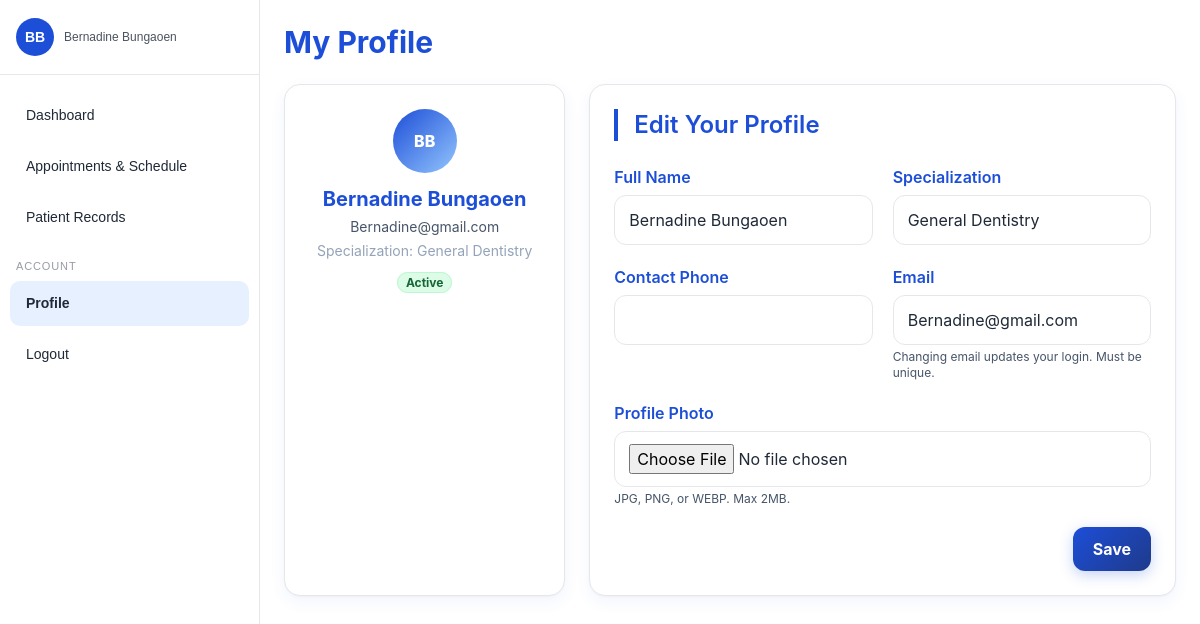
The app's page /dentist_profile.php (signed in) with its own data.
### tables this page shows
CREATE TABLE `tbl_dentist` (
  `Dentist_id` int(11) NOT NULL,
  `Name` varchar(255) NOT NULL,
  `Specialization` varchar(255) DEFAULT NULL,
  `Email` varchar(255) DEFAULT NULL,
  `Password` varchar(100) NOT NULL,
  `Phone` varchar(11) NOT NULL,
  `Clinic_schedule` varchar(100) NOT NULL,
  `Photo_url` varchar(200) DEFAULT NULL,
  `Status` varchar(50) NOT NULL DEFAULT '(Active,Enactive)',
  `is_active` tinyint(1) NOT NULL DEFAULT 1
);

### dentist_profile.php (the view, shortened to what this page needs)
<?php
$dentistId = (int)($_SESSION['dentist_id'] ?? 0);
$dentistEmail = (string)($_SESSION['dentist_email'] ?? '');
if (isset($conn)) {
  $conn->query("CREATE TABLE IF NOT EXISTS tbl_dentist (
    Dentist_id INT AUTO_INCREMENT PRIMARY KEY,
    Name VARCHAR(255),
    Email VARCHAR(255) UNIQUE,
    Password VARCHAR(255),
    Specialization VARCHAR(100) NULL,
    Phone VARCHAR(20) NULL,
    Photo_Url VARCHAR(255) NULL,
    is_active TINYINT(1) NOT NULL DEFAULT 1,
    Created_At TIMESTAMP DEFAULT CURRENT_TIMESTAMP
  ) ENGINE=InnoDB");
}
$profile = [
  'Name' => $_SESSION['dentist_name'] ?? '',
  'Email' => $dentistEmail,
  'Specialization' => 'General Dentistry',
  'Phone' => '',
  'Photo_Url' => '',
  'is_active' => 1,
];
if (isset($conn)) {
  if ($dentistId > 0) {
    $stmt = $conn->prepare('SELECT Name, Email, Specialization, Phone, Photo_Url, COALESCE(is_active,1) AS is_active FROM tbl_dentist WHERE Dentist_id = ? LIMIT 1');
    if ($stmt) { $stmt->bind_param('i', $dentistId); $stmt->execute(); $res = $stmt->get_result(); if ($row = $res->fetch_assoc()) { $profile = array_merge($profile, $row); } $stmt->close(); }
  }
}
?>
<!DOCTYPE html>
<html lang="en">
<head>
  <script src="https://cdn.tailwindcss.com"></script>
  <link rel="stylesheet" href="dentists.css" />
</head>
<body>
  <div class="flex min-h-screen">
    <?php include 'dentist_sidebar.php'; ?>
    <main class="flex-1 p-6 space-y-6 dentist-main">
      <h1 class="text-3xl font-bold">My Profile</h1>
      <div class="grid grid-cols-1 lg:grid-cols-3 gap-6">
        <section class="card p-6 lg:col-span-1">
          <div class="text-center mb-4">
            <?php $photo = trim($profile['Photo_Url'] ?? ''); $nm = trim($profile['Name'] ?? ''); $initials = ''; if ($nm !== '') { $parts=preg_split('/\s+/', $nm); foreach ($parts as $p) { if ($p!=='') $initials .= strtoupper($p[0]); } $initials = substr($initials,0,2);} ?>
            <?php if ($photo): ?>
              <img src="<?= htmlspecialchars($photo) ?>" alt="Profile photo" class="mx-auto mb-3" style="width:80px;height:80px;border-radius:9999px;object-fit:cover;box-shadow:var(--shadow);">
            <?php else: ?>
              <div class="avatar mx-auto mb-3"><?= htmlspecialchars($initials ?: 'D') ?></div>
            <?php endif; ?>
            <h2 class="text-xl font-bold mb-1"><?= htmlspecialchars($profile['Name'] ?? '') ?></h2>
            <p class="text-sm mb-1"><?= htmlspecialchars($profile['Email'] ?? '') ?></p>
            <p class="text-sm text-slate-400">Specialization: <?= htmlspecialchars($profile['Specialization'] ?? 'General Dentistry') ?></p>
            <div class="mt-2">
              <?php if ((int)($profile['is_active'] ?? 1) === 1): ?>
                <span class="badge-active">Active</span>
              <?php else: ?>
                <span class="badge-inactive">Inactive</span>
              <?php endif; ?>
            </div>
          </div>
        </section>
        <section class="card p-6 lg:col-span-2">
          <h2 class="text-2xl font-semibold mb-6 border-l-4 pl-4" style="border-color: var(--primary);">Edit Your Profile</h2>
          <form method="post" enctype="multipart/form-data" class="space-y-5">
            <div class="grid grid-cols-1 md:grid-cols-2 gap-5">
              <div>
                <label class="label">Full Name</label>
                <input type="text" name="name" value="<?= htmlspecialchars($profile['Name'] ?? '') ?>" class="input-field" required />
              </div>
              <div>
                <label class="label">Specialization</label>
                <input type="text" name="specialization" value="<?= htmlspecialchars($profile['Specialization'] ?? 'General Dentistry') ?>" class="input-field" />
              </div>
              <div>
                <label class="label">Contact Phone</label>
                <input type="tel" name="phone" maxlength="11" pattern="09[0-9]{9}" inputmode="numeric" oninput="this.value=this.value.replace(/[^0-9]/g,'').slice(0,11)" value="<?= htmlspecialchars($profile['Phone'] ?? '') ?>" class="input-field" />
              </div>
              <div>
                <label class="label">Email</label>
                <input type="email" name="email" value="<?= htmlspecialchars($profile['Email'] ?? $dentistEmail) ?>" class="input-field" required />
                <p class="text-xs help-text mt-1">Changing email updates your login. Must be unique.</p>
              </div>
              <div class="md:col-span-2">
                <label class="label">Profile Photo</label>
                <input type="file" name="photo" accept="image/png,image/jpeg,image/webp" class="input-field" />
                <p class="text-xs help-text mt-1">JPG, PNG, or WEBP. Max 2MB.</p>
              </div>
            </div>
            <div class="flex items-center justify-end">
              <button class="btn-primary">Save</button>
            </div>
          </form>
        </section>
      </div>
    </main>
  </div>
</body>
</html>

### dentists.css (style rules this page uses)
:root { --bg: #f8fafc; --panel: #ffffff; --text: #0f172a; --muted: #1d4ed8; --border: rgba(29,78,216,0.12); }
body { background: var(--bg); color: var(--text); }
.dentist-main { margin-left: 260px; }

### dentist_profile.php (style rules this page uses)
:root { --primary:#1d4ed8; --primary-dark:#1e3a8a; --primary-light:#93c5fd; --bg:#f8fafc; --card:#ffffff; --card-muted:#ffffff; --text:#0f172a; --text-muted:#475569; --border:rgba(29,78,216,0.12); --shadow:0 6px 16px rgba(29,78,216,0.06), 0 1px 2px rgba(0,0,0,0.03); --shadow-lg:0 18px 28px -8px rgba(29,78,216,0.25), 0 10px 12px -6px rgba(0,0,0,0.12); }
body { font-family: 'Inter', -apple-system, BlinkMacSystemFont, sans-serif; background: var(--bg); color: var(--text); }
.card { background: var(--card); border-radius:16px; border:1px solid var(--border); box-shadow:var(--shadow); transition:all .3s ease; }
.label { font-weight:600; color:#1d4ed8; margin-bottom:6px; display:block; }
.input-field { background: var(--card-muted); color: var(--text); border:1px solid var(--border); border-radius:12px; padding:12px 14px; transition: all .2s ease; width:100%; }
.input-field::placeholder { color: var(--text-muted); }
.btn-primary { background: linear-gradient(135deg, var(--primary), var(--primary-dark)); color:#ffffff; border:none; border-radius:12px; padding:10px 20px; font-weight:700; box-shadow:0 4px 14px 0 rgba(29,78,216,.25); }
.avatar { width:64px; height:64px; border-radius:9999px; background: linear-gradient(135deg, var(--primary), var(--primary-light)); display:flex; align-items:center; justify-content:center; color:#ffffff; font-weight:800; }
.badge-active { background:#dcfce7; color:#166534; border:1px solid #bbf7d0; border-radius:9999px; padding:2px 8px; font-size:12px; font-weight:700; }
h1,h2 { color:#1d4ed8; }
p, .help-text { color: var(--text-muted); }

### dentist_sidebar.php (style rules this page uses)
:root { --bg:#ffffff; --text:#1f2937; --muted:#6b7280; --border:#e5e7eb; --hover:#f8fafc; --active-bg:#e7f0ff; --active-border:#bfdbfe; }

### records on screen
tbl_dentist: Name "Bernadine Bungaoen", Email "Bernadine@gmail.com", Specialization "General Dentistry", name "Bernadine Bungaoen", specialization "General Dentistry", email "Bernadine@gmail.com"

### other values on screen
$dentistInitials !== '' ? $dentistInitials : 'D' "BB"
$dentistName "Bernadine Bungaoen"
$label "Dashboard Appointments & Schedule Patient Records Profile"
$initials ?: 'D' "BB"
